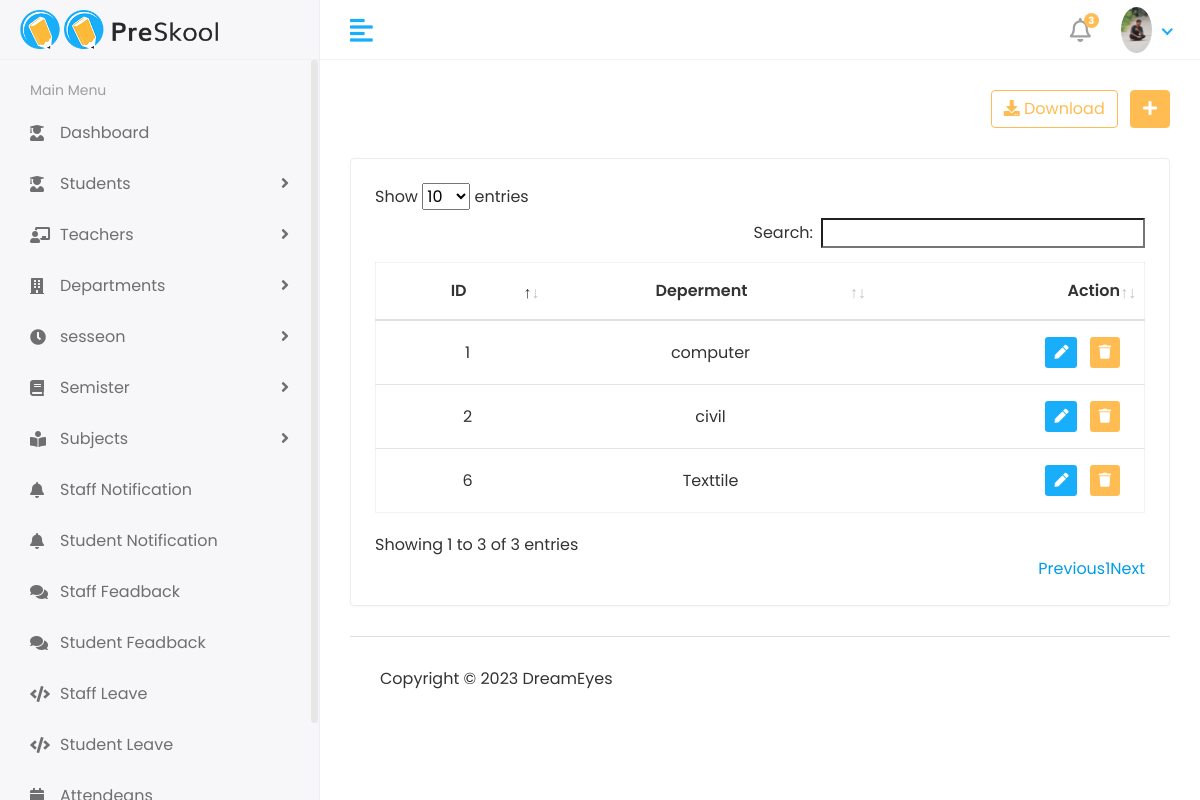
The page /hod/deperment-list/ (signed in) on the database as committed earlier.
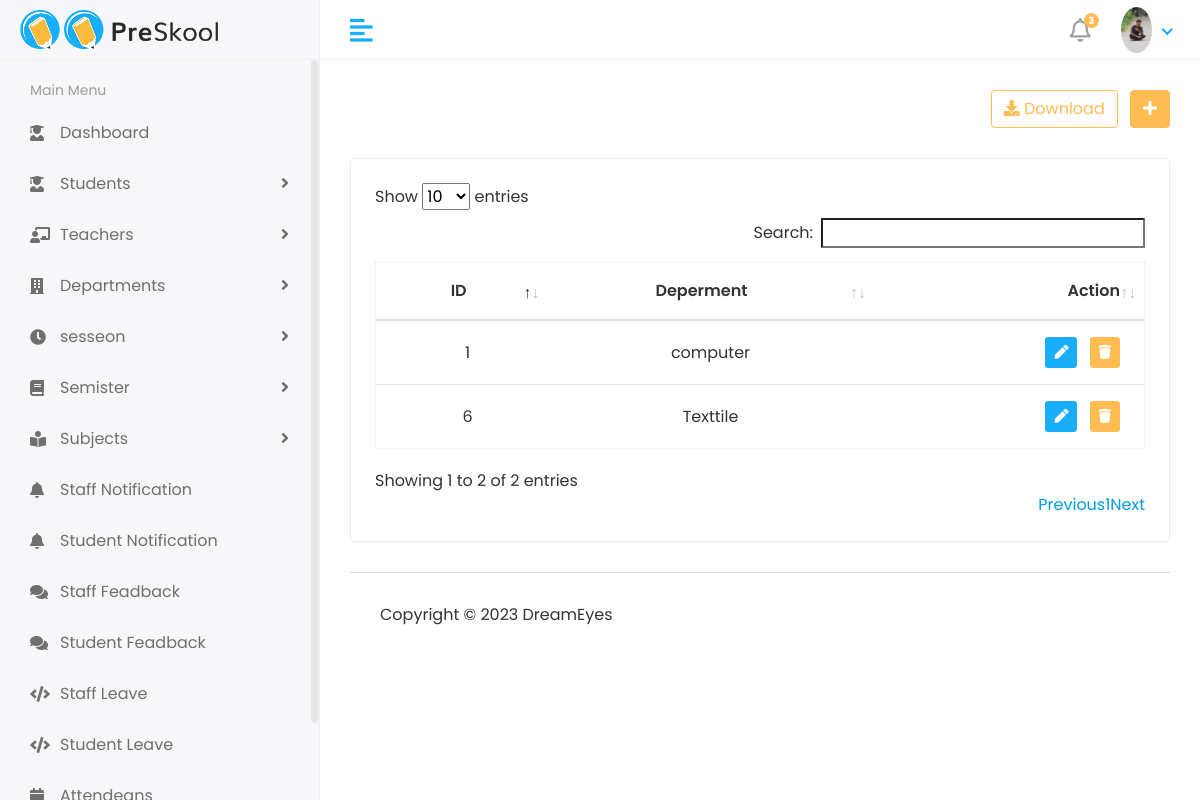
The same page on the database as committed later.
### account/models.py (models this page shows, shortened)
class deparment(models.Model):
    name = models.CharField(max_length=30)

### hod/views.py (the view)
# urls.py: path('deperment-list/',viw_deperment,name='viw_deperment'),
@login_required(login_url='login')
def viw_deperment(request):
    if request.user.user_type=='1':
        deper = deparment.objects.all()
    else:
        return redirect('error')
    return render(request,'hod/for_add/view_deperment.html',locals())

### templates/hod/for_add/view_deperment.html (shortened to what this page needs)
{% extends "base.html"%}
{% block content %}
<div class="content container-fluid">
   <div class="page-header">
      <div class="row align-items-center">
         <div class="col-auto text-right float-right ml-auto">
            <a href="#" class="btn btn-outline-primary mr-2"><i class="fas fa-download"></i> Download</a>
            <a href="{% url 'add_deperment'%}" class="btn btn-primary"><i class="fas fa-plus"></i></a>
         </div>
      </div>
   </div>
   <div class="row">
      <div class="col-sm-12">
         <div class="card card-table">
            <div class="card-body">
               <div class="table-responsive">
                  <table id="table_id" class="table table-hover table-center mb-0 " style="text-align: center;">
                     <thead>
                        <tr>
                           <th>ID</th>
                           <th>Deperment</th>
                           <th class="text-right">Action</th>
                        </tr>
                     </thead>
                     <tbody>
                        {% for i in deper %}
                        <tr>
                           <td>{{i.id}}</td>
                           <td>{{i.name}}</td>
                           <td class="text-right">
                              <div class="actions">
                                 <a href="" class="btn btn-sm bg-success-light mr-2">
                                    <i class="fas fa-pen"></i>
                                 </a>
                                 <a href="{% url 'deperment_delete' i.id %}" class="btn btn-sm bg-danger-light">
                                    <i class="fas fa-trash"></i>
                                 </a>
                              </div>
                           </td>
                        </tr>
                        {% endfor %}
                     </tbody>
                  </table>
               </div>
            </div>
         </div>
      </div>
   </div>
   {% endblock %}

Rows that differ between the two databases and show on the page:
removed deparment: id "2", name "civil"
Other text that changed with them:
text written by a page script: "Show entries Search: Showing 1 to 3 of 3 entries Previous 1 Next" → "Show entries Search: Showing 1 to 2 of 2 entries Previous 1 Next"
